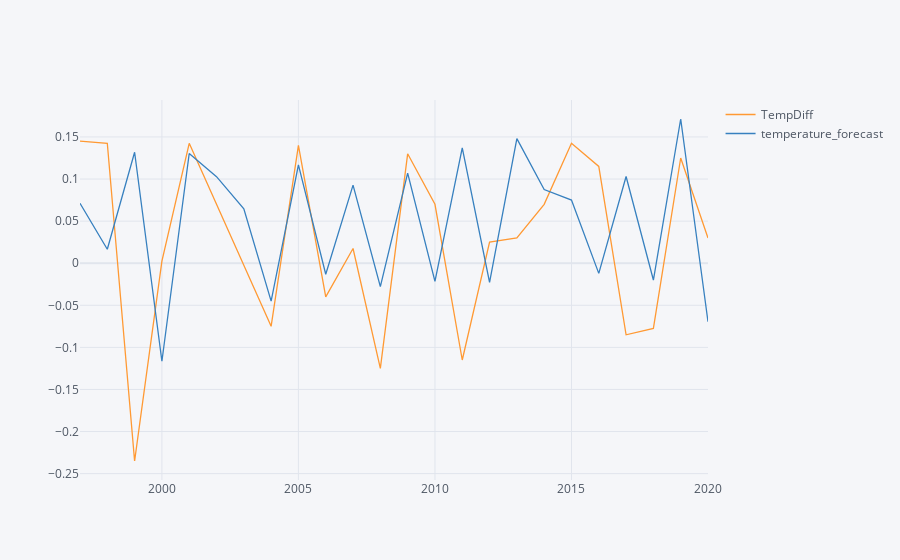

The notebook cell saved with this chart:
### Code cell
future_forecast_df_sar = pd.DataFrame(future_forecast_sar,index = test_data.index,columns=["temperature_forecast"])
pd.concat([test_data,future_forecast_df_sar],axis=1).iplot(categoryorder = "category ascending")

### Figure 1 — Plotly figure (JSON) as saved in the notebook; plotly's stock layout.template omitted (floating-point values rounded to 4 significant figures)
{"data": [{"line": {"color": "rgba(255, 153, 51, 1.0)", "dash": "solid", "shape": "linear", "width": 1.3}, "mode": "lines", "name": "TempDiff", "text": "", "type": "scatter", "x": [1997, 1998, 1999, 2000, 2001, 2002, 2003, 2004, 2005, 2006, 2007, 2008, 2009, 2010, 2011, 2012, 2013, 2014, 2015, 2016, 2017, 2018, 2019, 2020], "y": [0.145, 0.1425, -0.235, 0.0025, 0.1425, 0.07, -0.0025, -0.075, 0.14, -0.04, 0.0175, -0.125, 0.13, 0.07, -0.115, 0.025, 0.03, 0.07, 0.1425, 0.115, -0.085, -0.0775, 0.125, 0.03]}, {"line": {"color": "rgba(55, 128, 191, 1.0)", "dash": "solid", "shape": "linear", "width": 1.3}, "mode": "lines", "name": "temperature_forecast", "text": "", "type": "scatter", "x": [1997, 1998, 1999, 2000, 2001, 2002, 2003, 2004, 2005, 2006, 2007, 2008, 2009, 2010, 2011, 2012, 2013, 2014, 2015, 2016, 2017, 2018, 2019, 2020], "y": [0.07126, 0.01662, 0.1319, -0.1164, 0.1304, 0.1028, 0.06466, -0.04497, 0.1168, -0.01311, 0.09285, -0.02779, 0.1071, -0.02149, 0.1371, -0.02276, 0.1481, 0.0875, 0.07501, -0.01206, 0.1031, -0.01999, 0.1714, -0.06954]}], "layout": {"legend": {"bgcolor": "#F5F6F9", "font": {"color": "#4D5663"}}, "paper_bgcolor": "#F5F6F9", "plot_bgcolor": "#F5F6F9", "title": {"font": {"color": "#4D5663"}}, "xaxis": {"categoryorder": "category ascending", "gridcolor": "#E1E5ED", "showgrid": true, "tickfont": {"color": "#4D5663"}, "title": {"font": {"color": "#4D5663"}, "text": ""}, "zerolinecolor": "#E1E5ED"}, "yaxis": {"categoryorder": "category ascending", "gridcolor": "#E1E5ED", "showgrid": true, "tickfont": {"color": "#4D5663"}, "title": {"font": {"color": "#4D5663"}, "text": ""}, "zerolinecolor": "#E1E5ED"}}}
